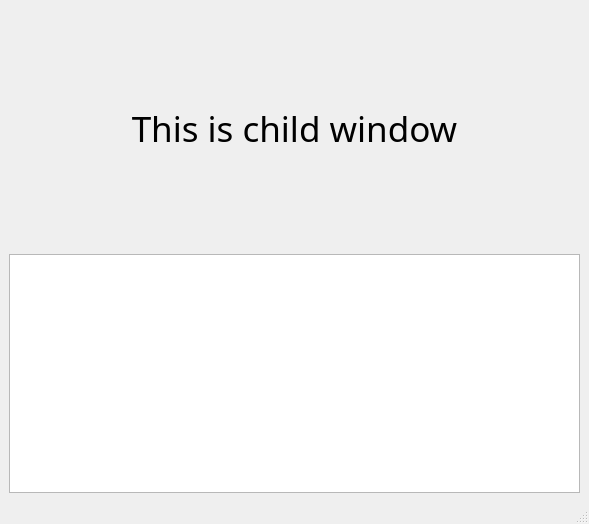
<?xml version="1.0" encoding="UTF-8"?>
<ui version="4.0">
 <class>ChildWindow</class>
 <widget class="QMainWindow" name="ChildWindow">
  <property name="geometry">
   <rect>
    <x>0</x>
    <y>0</y>
    <width>589</width>
    <height>524</height>
   </rect>
  </property>
  <property name="windowTitle">
   <string>MainWindow</string>
  </property>
  <widget class="QWidget" name="centralwidget">
   <layout class="QGridLayout" name="gridLayout">
    <item row="1" column="0">
     <widget class="QTextBrowser" name="textBrowser"/>
    </item>
    <item row="0" column="0">
     <widget class="QLabel" name="label">
      <property name="sizePolicy">
       <sizepolicy hsizetype="Expanding" vsizetype="Expanding">
        <horstretch>0</horstretch>
        <verstretch>0</verstretch>
       </sizepolicy>
      </property>
      <property name="font">
       <font>
        <family>Agency FB</family>
        <pointsize>26</pointsize>
       </font>
      </property>
      <property name="text">
       <string>This is child window</string>
      </property>
      <property name="alignment">
       <set>Qt::AlignCenter</set>
      </property>
     </widget>
    </item>
   </layout>
  </widget>
  <widget class="QMenuBar" name="menubar">
   <property name="geometry">
    <rect>
     <x>0</x>
     <y>0</y>
     <width>589</width>
     <height>26</height>
    </rect>
   </property>
  </widget>
  <widget class="QStatusBar" name="statusbar"/>
 </widget>
 <resources/>
 <connections/>
</ui>
